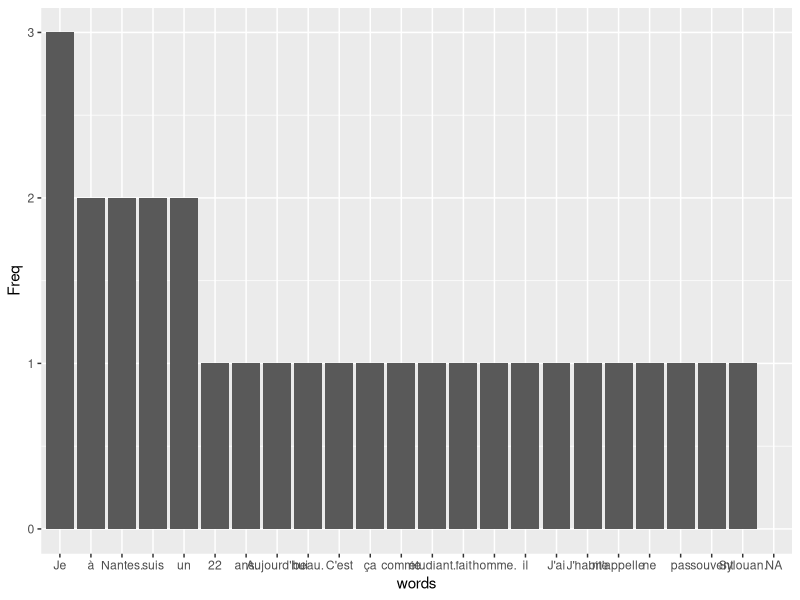

This figure's R source: (Note: this script raises an error after producing the figure.)
require(tm)
library(dplyr)
library(ggplot2)

# Reading a file
words = scan(file="test.txt", what="character")

#Putting all the words in a table, then sorting it by number of occurrences. 
# Get the top 10 words ([1:10])
sorted_words = sort(table(words), decreasing = T)[1:10]


sorted_words_frame = data.frame(sort(table(words), decreasing = T)[1:30])
ggplot(data=sorted_words_frame) + geom_col(aes(x=words, y=Freq))



full_corpus = Corpus(DataframeSource(sorted_words))
termMatrix = DocumentTermMatrix(full_corpus, control=list(wordLengths=c(1,Inf)))

X = inspect(termMatrix)
out = crossprod(X)
out
